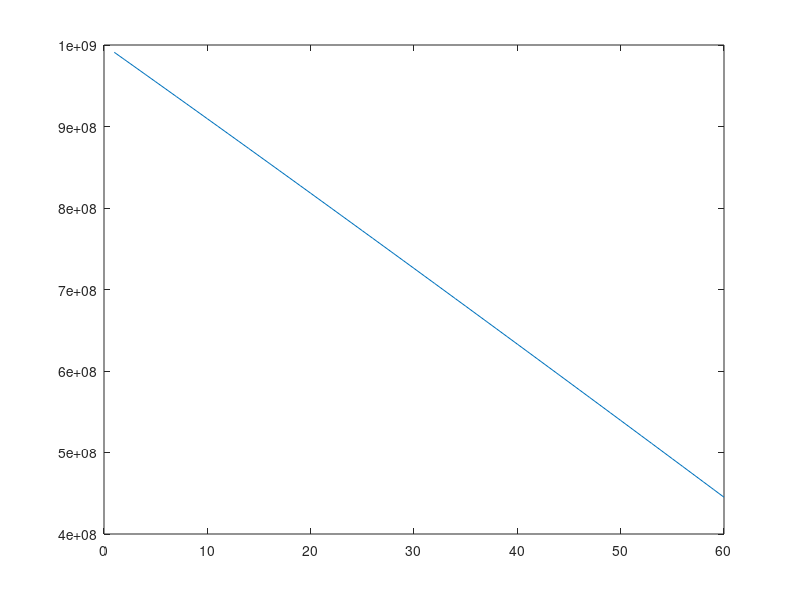

This figure's MATLAB source:
clc
clear
close
f=@(x,y) (((10.^6)*exp(-x/100))-(10.^7));
x0=0;
y0=10.^9;
xn=60;
h=1;
n=(xn-x0)/h;
for i=1:n
    y1=y0+h*f(x0,y0);
   while(i)
       y2=y0 + ((h/2)*(f(x0,y0)+f(x0+h ,y1)));
       if abs(y1-y2)<.0001
           break
       else
           y1=y2;
       end
   end
   
    y0=y1;
    x0=x0+h;
    p(i)=x0;
    q(i)=y0;
end
y1
plot(p,q)